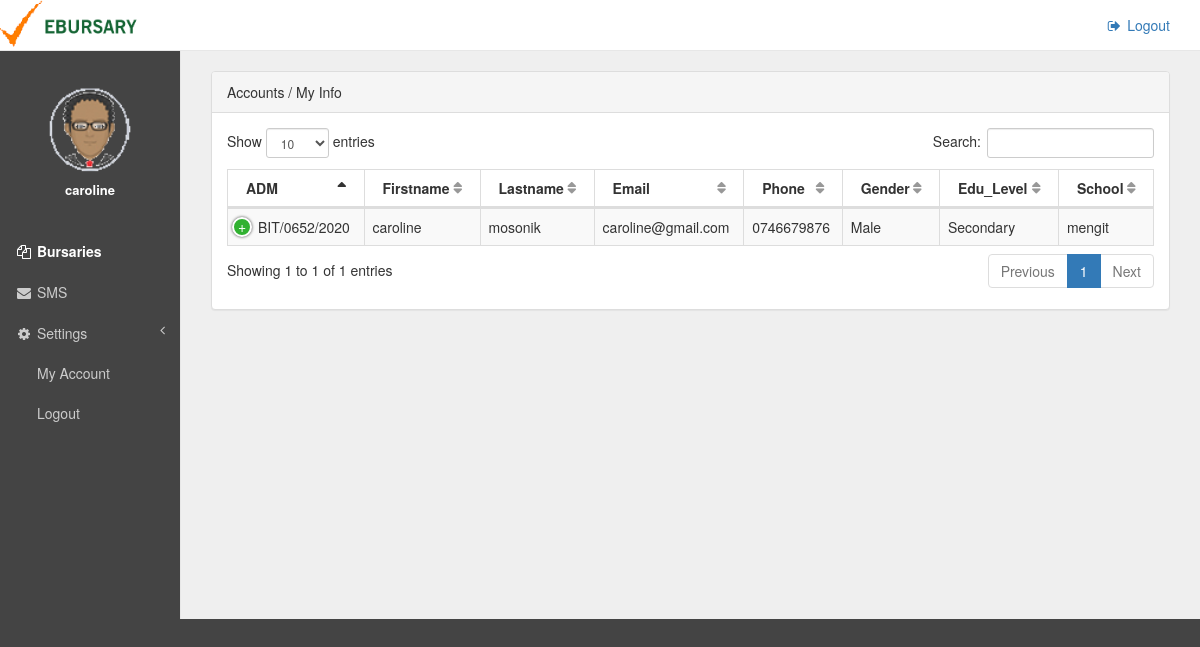
/applicant/AppAcc.php (signed in), run on the app's committed database.
### tables this page shows
CREATE TABLE `users` (
  `id` int(11) NOT NULL,
  `adm` varchar(20) NOT NULL,
  `firstname` varchar(255) NOT NULL,
  `lastname` varchar(255) NOT NULL,
  `email` varchar(255) NOT NULL,
  `phone` varchar(30) NOT NULL,
  `gender` varchar(10) NOT NULL,
  `edulevel` varchar(255) NOT NULL,
  `school` varchar(255) NOT NULL,
  `bank` int(11) NOT NULL,
  `password` varchar(255) NOT NULL,
  `role` int(11) NOT NULL,
  `dob` varchar(11) NOT NULL,
  `constituency` text NOT NULL,
  `ward` text NOT NULL,
  `familystatus` text NOT NULL,
  `status` varchar(255) NOT NULL,
  `family` varchar(255) NOT NULL
);

### applicant/AppAcc.php (the view, shortened to what this page needs)
<?php
    require_once '../connect.php';
?>
<!DOCTYPE html>
<html lang="en">
<head>
    <link href="../vendor/bootstrap/css/bootstrap.min.css" rel="stylesheet">
    <link href="../vendor/metisMenu/metisMenu.min.css" rel="stylesheet">
    <link href="../vendor/datatables-plugins/dataTables.bootstrap.css" rel="stylesheet">
    <link href="../vendor/datatables-responsive/dataTables.responsive.css" rel="stylesheet">
    <link href="../dist/css/sb-admin-2.css" rel="stylesheet">
    <link href="../vendor/font-awesome/css/font-awesome.min.css" rel="stylesheet" type="text/css">
    <link href="../css/sley.css" rel="stylesheet" type="text/css">
</head>
<body>
    <div id="wrapper">
        <nav class="navbar navbar-default navbar-static-top" role="navigation" style="margin-bottom: 0; background: #fff">
            <?php include 'header.php'?>
            <?php include 'sidebar.php'?>
        </nav>
        <div id="page-wrapper">
           <br>
            <div class="row">
                <div class="col-lg-12">
                    <div  id = "a_table" class="panel panel-default">
                        <div class="panel-heading">
                           Accounts / My Info
                        </div>
                        <div class="panel-body">
                            <table width="100%" class="table table-striped table-bordered table-hover" id="dataTables-example">
                                <thead>
                                    <tr>
                                        <th>ADM</th>
                                        <th>Firstname</th>
                                        <th>Lastname</th>
                                        <th>Email</th>
                                        <th>Phone</th>
                                        <th>Gender</th>
                                        <th>Edu_Level</th>
                                        <th>School</th>
                                    </tr>
                                </thead>
                                <tbody>
                                <?php
                                    $a_query = $conn->query("SELECT * FROM `users` WHERE `id`='$_SESSION[id]' ") or die(mysqli_error($conn));
                                    while($a_fetch = $a_query->fetch_array()){
                                ?>
                                    <tr class="odd gradeX">
                                        <td><?php echo $a_fetch['adm']?></td>
                                        <td><?php echo $a_fetch['firstname']?></td>
                                        <td><?php echo $a_fetch['lastname']?></td>
                                        <td><?php echo $a_fetch['email']?></td>
                                        <td><?php echo $a_fetch['phone']?></td>
                                        <td><?php echo $a_fetch['gender']?></td>
                                        <td><?php echo $a_fetch['edulevel']?></td>
                                        <td><?php echo $a_fetch['school']?></td>
                                    </tr>
                                <?php
                                    }
                                ?>
                                </tbody>
                            </table>
                        </div>
                    </div>
                </div>
            </div>
        </div>
    </div>
</body>
</html>

### css/sley.css (style rules this page uses)
#page-wrapper { background: #efefef; }

### data on the page
users: adm "BIT/0652/2020", firstname "caroline", lastname "mosonik", email "caroline@gmail.com", phone "0746679876", gender "Male", edulevel "Secondary", school "mengit"

### other printed values
$name "caroline"
